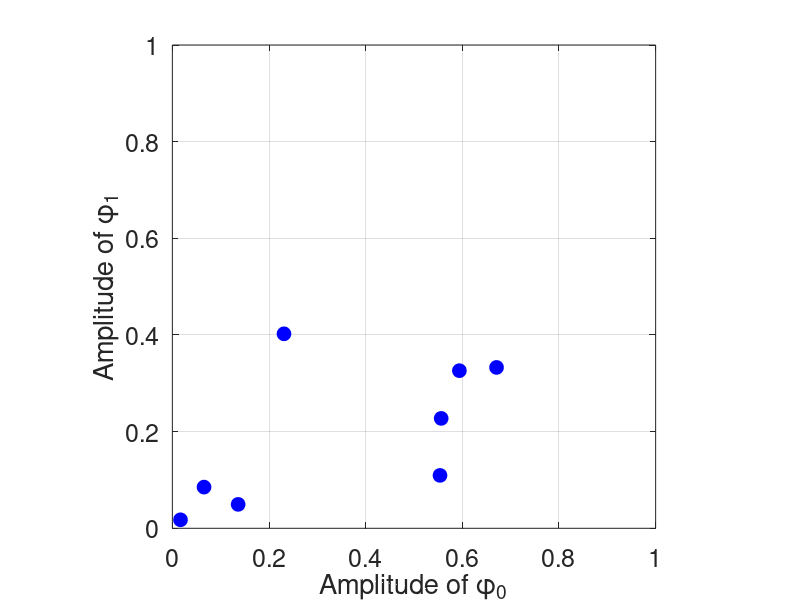
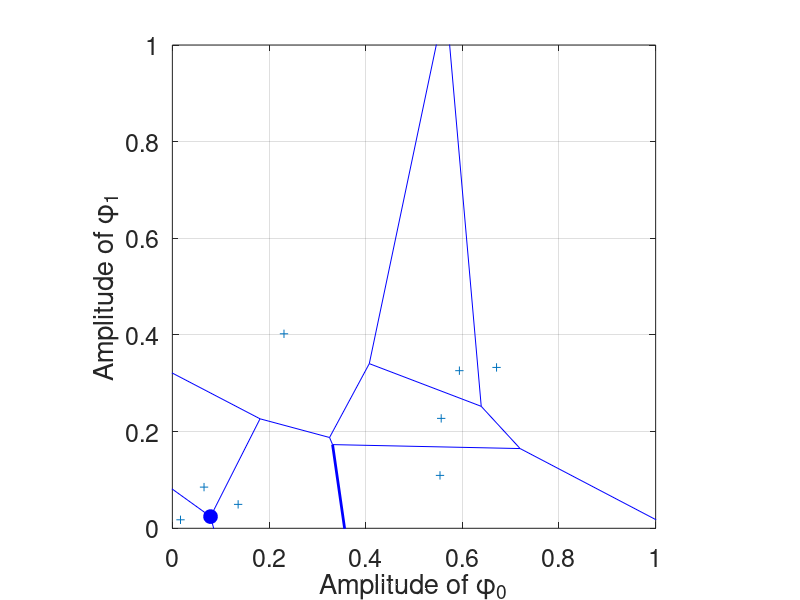

MATLAB code for these plots, in order:
% Plot an example of symbols in 2d and draw the Voronoi diagram
% Neal Patwari 
% 8 March 2021

%pick M random points in [0,1]^2 space
M = 8;
x = rand(1,M);
y = rand(1,M);


figure(1);
g = plot(x,y,'bo');
set(gca,'xlim',[0 1])
set(gca,'ylim',[0 1])
set(gca,'DataAspectRatio',[1 1 1])
set(gca,'FontSize',18)
grid('on');
xlabel('Amplitude of \phi_0')
ylabel('Amplitude of \phi_1')
set(g,'MarkerFaceColor','b')
set(g,'MarkerSize',10)


figure(2)
h = voronoi(x,y);
set(gca,'xlim',[0 1])
set(gca,'ylim',[0 1])
set(gca,'DataAspectRatio',[1 1 1])
set(gca,'FontSize',18)
grid('on');
xlabel('Amplitude of \phi_0')
ylabel('Amplitude of \phi_1')
set(h(1),'MarkerFaceColor','b')
set(h(1),'MarkerSize',10)
set(h(1),'Marker','o')
set(h(2),'LineWidth',2)
